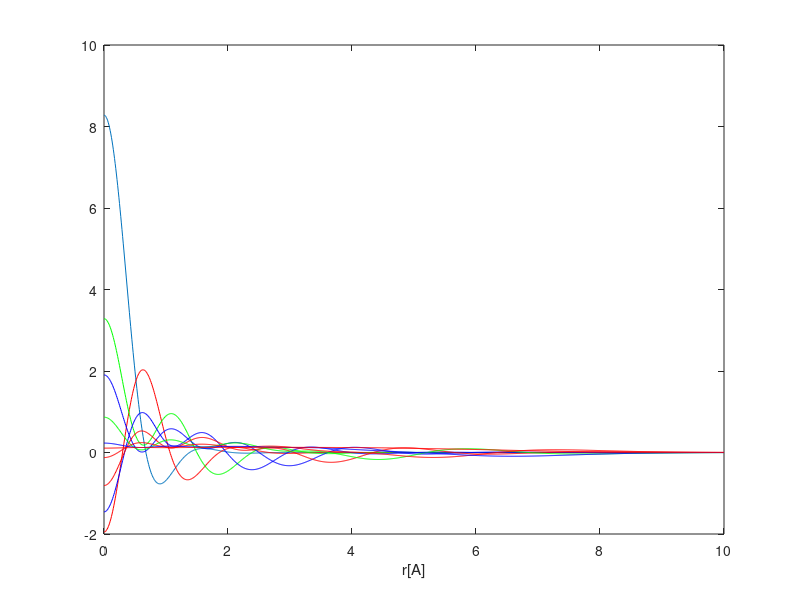
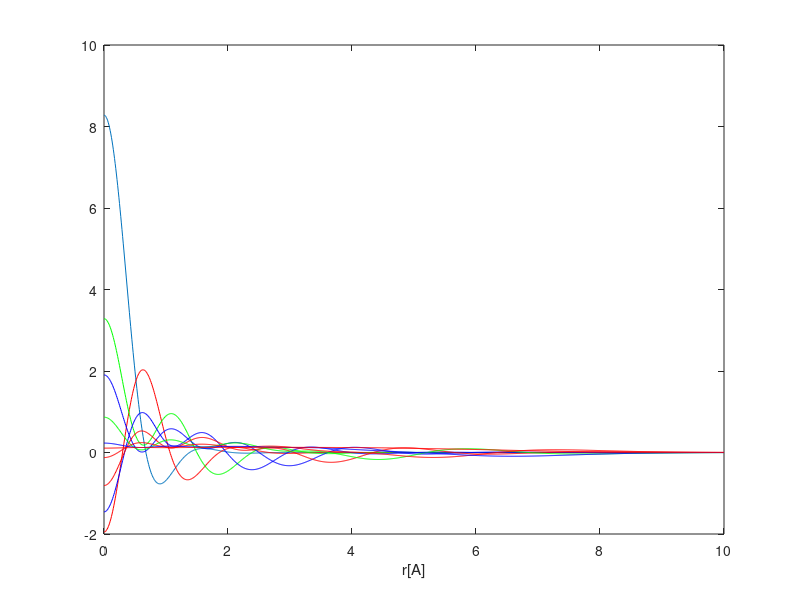

Write the MATLAB code that produced these figures, in order.

alphas = load("alphasPy.dat")
betas = load("betasPy.dat") %only for l=0
r = [0.0:0.01:10];

g1 = zeros(1,1001);
g2 = zeros(1,1001);
g3 = zeros(1,1001);
g4 = zeros(1,1001);
g5 = zeros(1,1001);
g6 = zeros(1,1001);
g7 = zeros(1,1001);
g8 = zeros(1,1001);
g9 = zeros(1,1001);
g10 = zeros(1,1001);
betas = reshape(betas, [10,10])

for k=1:10
  g1 = g1 + betas(1,k)*exp(-alphas(k)*r.*r);
end
for k=1:10
  g2 = g2 + betas(2,k)*exp(-alphas(k)*r.*r);
end
for k=1:10
  g3 = g3 + betas(3,k)*exp(-alphas(k)*r.*r);
end
for k=1:10
  g4 = g4 + betas(4,k)*exp(-alphas(k)*r.*r);
end
for k=1:10
  g5 = g5 + betas(5,k)*exp(-alphas(k)*r.*r);
end
for k=1:10
  g6 = g6 + betas(6,k)*exp(-alphas(k)*r.*r);
end
for k=1:10
  g7 = g7 + betas(7,k)*exp(-alphas(k)*r.*r);
end
for k=1:10
  g8 = g8 + betas(8,k)*exp(-alphas(k)*r.*r);
end
for k=1:10
  g9 = g9 + betas(9,k)*exp(-alphas(k)*r.*r);
end
for k=1:10
  g10 = g10 + betas(10,k)*exp(-alphas(k)*r.*r);
end

plot(r,g1)
hold on
plot(r,g2,'r')
plot(r,g3,'g')
plot(r,g4,'b')
plot(r,g5,'b')
plot(r,g6,'r')
plot(r,g7,'g')
plot(r,g8,'r')
plot(r,g9,'b')
plot(r,g10,'r')
xlabel("r[A]")


print -dpsc
print -deps -color fo.eps


pause(5)
